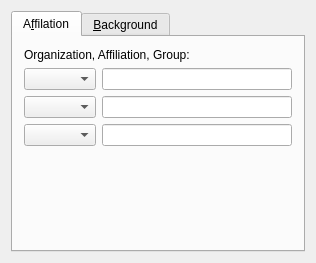
<ui version="4.0" >
 <class>PastInfoBase</class>
 <widget class="QWidget" name="PastInfoBase" >
  <property name="geometry" >
   <rect>
    <x>0</x>
    <y>0</y>
    <width>316</width>
    <height>263</height>
   </rect>
  </property>
  <property name="windowTitle" >
   <string>Form1</string>
  </property>
  <layout class="QVBoxLayout" >
   <property name="margin" >
    <number>11</number>
   </property>
   <property name="spacing" >
    <number>6</number>
   </property>
   <item>
    <widget class="QTabWidget" name="TabWidget2" >
     <widget class="QWidget" name="tab" >
      <attribute name="title" >
       <string>A&amp;ffilation</string>
      </attribute>
      <layout class="QGridLayout" >
       <property name="margin" >
        <number>11</number>
       </property>
       <property name="spacing" >
        <number>6</number>
       </property>
       <item row="0" column="0" colspan="2" >
        <widget class="QLabel" name="TextLabel3" >
         <property name="text" >
          <string>Organization, Affiliation, Group:</string>
         </property>
         <property name="wordWrap" >
          <bool>false</bool>
         </property>
        </widget>
       </item>
       <item row="3" column="1" >
        <widget class="QLineEdit" name="edtAf3" />
       </item>
       <item row="1" column="1" >
        <widget class="QLineEdit" name="edtAf1" />
       </item>
       <item row="3" column="0" >
        <widget class="QComboBox" name="cmbAf3" />
       </item>
       <item row="1" column="0" >
        <widget class="QComboBox" name="cmbAf1" />
       </item>
       <item row="2" column="1" >
        <widget class="QLineEdit" name="edtAf2" />
       </item>
       <item row="2" column="0" >
        <widget class="QComboBox" name="cmbAf2" />
       </item>
       <item row="4" column="1" >
        <spacer>
         <property name="orientation" >
          <enum>Qt::Vertical</enum>
         </property>
         <property name="sizeType" >
          <enum>QSizePolicy::Expanding</enum>
         </property>
         <property name="sizeHint" >
          <size>
           <width>20</width>
           <height>20</height>
          </size>
         </property>
        </spacer>
       </item>
      </layout>
     </widget>
     <widget class="QWidget" name="tab" >
      <attribute name="title" >
       <string>&amp;Background</string>
      </attribute>
      <layout class="QGridLayout" >
       <property name="margin" >
        <number>11</number>
       </property>
       <property name="spacing" >
        <number>6</number>
       </property>
       <item row="0" column="0" colspan="2" >
        <widget class="QLabel" name="TextLabel4" >
         <property name="text" >
          <string>Past background:</string>
         </property>
         <property name="wordWrap" >
          <bool>false</bool>
         </property>
        </widget>
       </item>
       <item row="4" column="1" >
        <spacer>
         <property name="orientation" >
          <enum>Qt::Vertical</enum>
         </property>
         <property name="sizeType" >
          <enum>QSizePolicy::Expanding</enum>
         </property>
         <property name="sizeHint" >
          <size>
           <width>20</width>
           <height>20</height>
          </size>
         </property>
        </spacer>
       </item>
       <item row="1" column="0" >
        <widget class="QComboBox" name="cmbBg1" />
       </item>
       <item row="2" column="1" >
        <widget class="QLineEdit" name="edtBg2" />
       </item>
       <item row="3" column="1" >
        <widget class="QLineEdit" name="edtBg3" />
       </item>
       <item row="1" column="1" >
        <widget class="QLineEdit" name="edtBg1" />
       </item>
       <item row="2" column="0" >
        <widget class="QComboBox" name="cmbBg2" />
       </item>
       <item row="3" column="0" >
        <widget class="QComboBox" name="cmbBg3" />
       </item>
      </layout>
     </widget>
    </widget>
   </item>
  </layout>
 </widget>
 <tabstops>
  <tabstop>cmbAf1</tabstop>
  <tabstop>edtAf1</tabstop>
  <tabstop>cmbAf2</tabstop>
  <tabstop>edtAf2</tabstop>
  <tabstop>cmbAf3</tabstop>
  <tabstop>edtAf3</tabstop>
  <tabstop>TabWidget2</tabstop>
  <tabstop>cmbBg1</tabstop>
  <tabstop>edtBg1</tabstop>
  <tabstop>cmbBg2</tabstop>
  <tabstop>edtBg2</tabstop>
  <tabstop>cmbBg3</tabstop>
  <tabstop>edtBg3</tabstop>
 </tabstops>
 <resources/>
 <connections/>
</ui>
